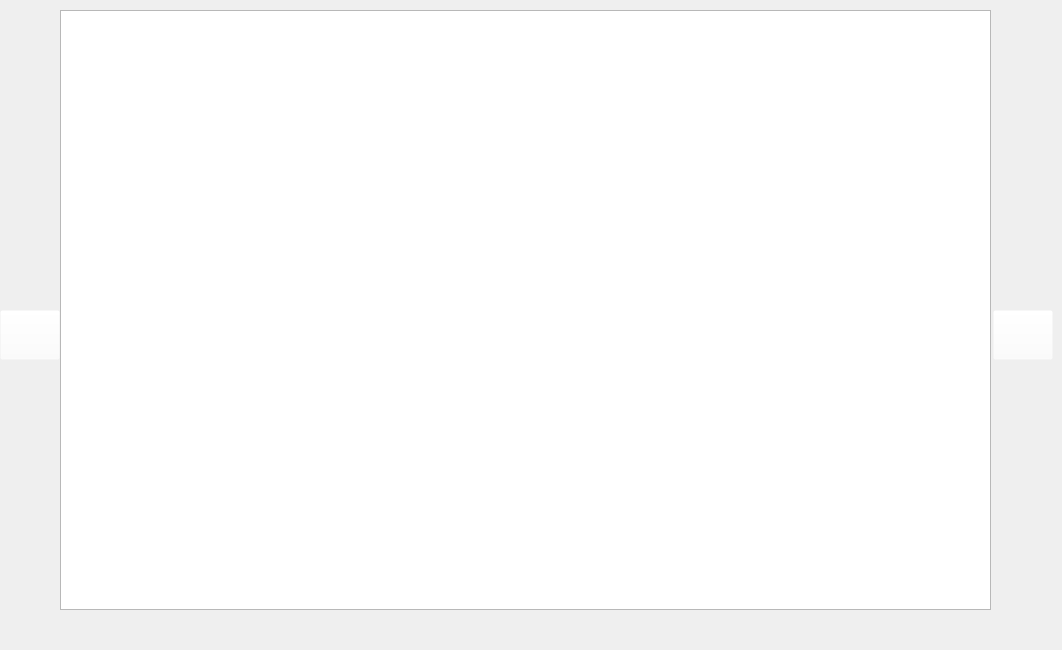
             <widget class="QWidget" name="tab_3">
              <attribute name="title">
               <string>位  置</string>
              </attribute>
              <widget class="QPushButton" name="BtnLastImgPos">
               <property name="enabled">
                <bool>false</bool>
               </property>
               <property name="geometry">
                <rect>
                 <x>0</x>
                 <y>310</y>
                 <width>60</width>
                 <height>50</height>
                </rect>
               </property>
               <property name="minimumSize">
                <size>
                 <width>60</width>
                 <height>50</height>
                </size>
               </property>
               <property name="maximumSize">
                <size>
                 <width>60</width>
                 <height>50</height>
                </size>
               </property>
               <property name="styleSheet">
                <string notr="true">QPushButton {
  border-image: url(:/widget/left.png); /* 正常状态下的边框图片 */
  background-color: rgba(255, 255, 255, 0);
}

QPushButton:disabled {
  border-image: url(:/widget/left-gray.png); /* 不可用状态下的边框图片 */
}</string>
               </property>
               <property name="text">
                <string/>
               </property>
              </widget>
              <widget class="QPushButton" name="BtnNextImgPos">
               <property name="geometry">
                <rect>
                 <x>993</x>
                 <y>310</y>
                 <width>60</width>
                 <height>50</height>
                </rect>
               </property>
               <property name="minimumSize">
                <size>
                 <width>60</width>
                 <height>50</height>
                </size>
               </property>
               <property name="maximumSize">
                <size>
                 <width>60</width>
                 <height>50</height>
                </size>
               </property>
               <property name="styleSheet">
                <string notr="true">QPushButton {
  border-image: url(:/widget/right.png); /* 正常状态下的边框图片 */
  background-color: rgba(255, 255, 255, 0);
}

QPushButton:disabled {
  border-image: url(:/widget/right-gray.png); /* 不可用状态下的边框图片 */
}</string>
               </property>
               <property name="text">
                <string/>
               </property>
              </widget>
              <widget class="QLabel" name="LbImgPos">
               <property name="geometry">
                <rect>
                 <x>76</x>
                 <y>10</y>
                 <width>880</width>
                 <height>631</height>
                </rect>
               </property>
               <property name="styleSheet">
                <string notr="true"/>
               </property>
               <property name="text">
                <string/>
               </property>
               <property name="scaledContents">
                <bool>false</bool>
               </property>
              </widget>
              <widget class="QGraphicsView" name="graphicsView_Pos">
               <property name="geometry">
                <rect>
                 <x>60</x>
                 <y>10</y>
                 <width>931</width>
                 <height>600</height>
                </rect>
               </property>
              </widget>
             </widget>
